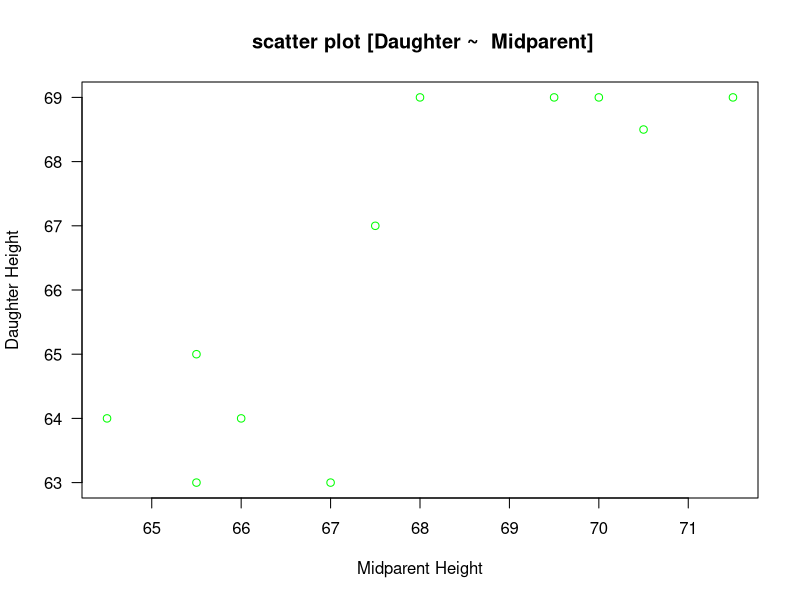
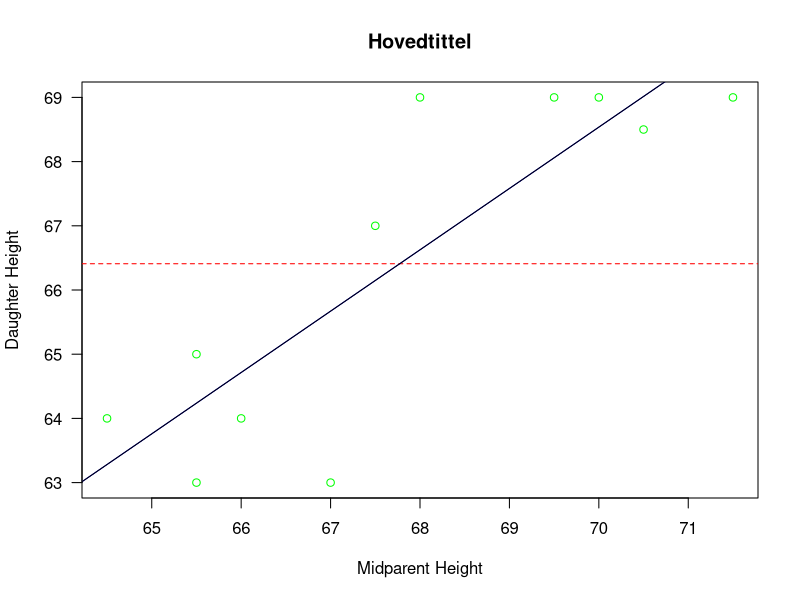
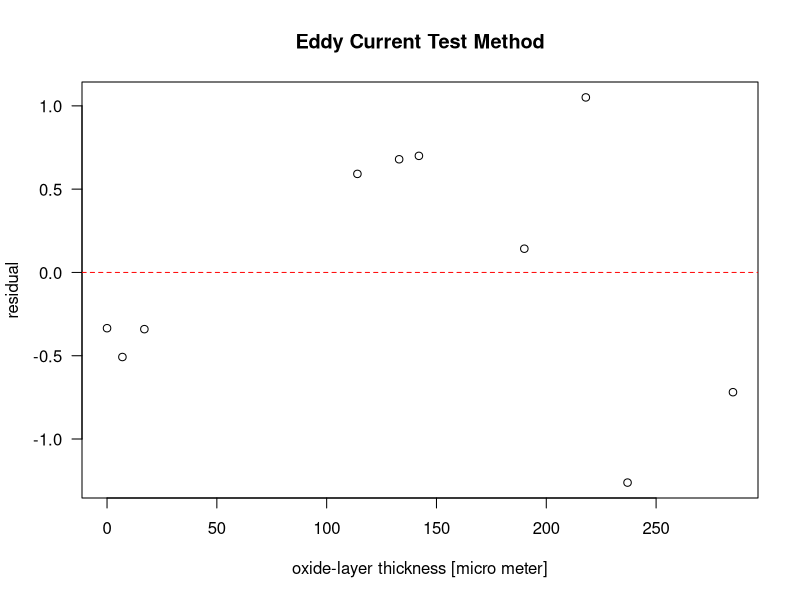
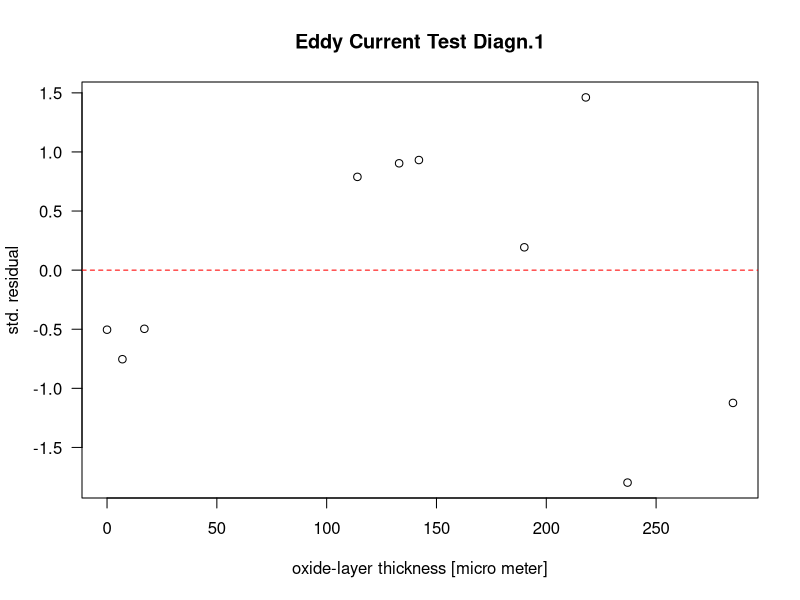
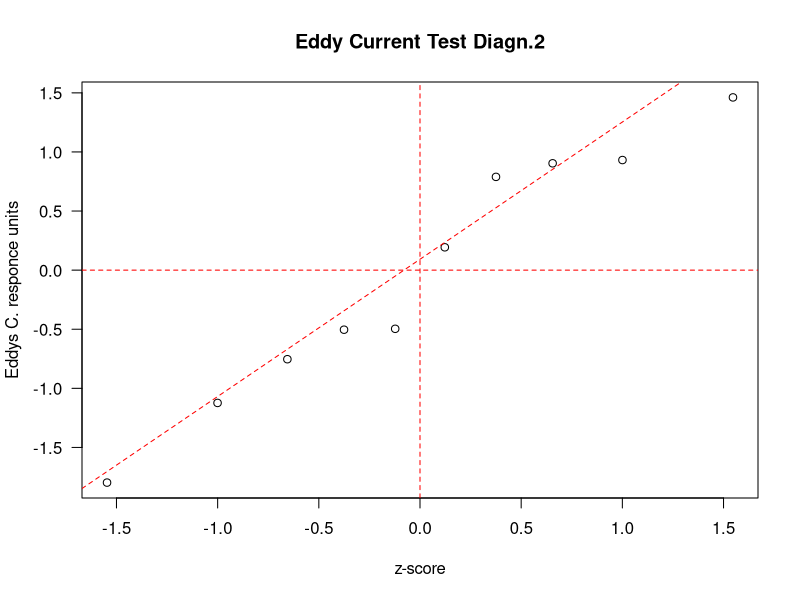

These charts were generated, in order, by the following R code:
## ---- chunk 1
knitr::opts_chunk$set(echo = TRUE)
## ---- chunk 2

Midparent <- c(66.0, 65.5, 71.5, 68.0, 70.0, 65.5, 67.0, 70.5, 69.5, 64.5, 67.5)
Daughter <- c(64.0, 63.0, 69.0, 69.0, 69.0, 65.0, 63.0, 68.5, 69.0, 64.0, 67.0)


## Scatterplot
plot(x = Midparent, y = Daughter, type = "p", las = 1,
main = " scatter plot [Daughter ~  Midparent]", xlab = "Midparent Height", ylab = "Daughter Height", col = "green")


## ---- chunk 3
 
## Gjennomsnitts høyde for døttre
mean_daughter <- mean(Daughter)

## Generer linjær regresjons model av vektorene Daughter~Midparent
lm_daughters_explained_by_midparent <- lm(formula = Daughter~Midparent)


print(summary(lm_daughters_explained_by_midparent))
names(lm_daughters_explained_by_midparent)


# Beregning av koefisienter til regresjonslinjen
a <- lm_daughters_explained_by_midparent$coefficients[2]
b <- lm_daughters_explained_by_midparent$coefficients[1]

# Det direkte måte å trekke ut koeefisientene a og b på 
coef(lm_daughters_explained_by_midparent) 

# Funksjon for regresjonslinjen
regresjonslinje <- function(x){a*x+ b}


## Plott for å sammenligne målinger med modell og gjennomsnitt
plot(x = Midparent, y = Daughter, type = "p", las = 1,
main = "Hovedtittel", xlab = "Midparent Height", ylab = "Daughter Height", col = "green")
abline(h = mean_daughter, col = "red", lty =2)
abline(lm_daughters_explained_by_midparent, col = "blue") 

# lagt over ser vi at regresjonslinje(x) korrelerer en til en med lm_daughters_explained
x = 64:72
y = regresjonslinje(x)
lines(x, y)


# Beregnet høyde for midparent = 70
inn_verdi_70 <- 70
verdi_70 <-regresjonslinje(inn_verdi_70)
print(verdi_70)

# Beregnet høyde for midparent = 74
inn_verdi_74 <- 74
verdi_2 <-regresjonslinje(inn_verdi_74)
print(verdi_2)

# Beregnet høyde for midparent = 5
inn_verdi_5 <- 5
verdi_3 <-regresjonslinje(inn_verdi_5)
print(verdi_3)
## ---- chunk 4
## Utregning av SSE, SST og r.squared kan gjøres direkte ved å hente ut
## residualene og bruke formlene på side 631, 633 og 634.
residualer <- residuals(lm_daughters_explained_by_midparent)
SSE <- sum(residualer^2)
SST <- sum((Daughter - mean(Daughter))^2)
r.squared <- 1 - SSE/SST

cat("rsq =  ",r.squared, "   SST =  ", SST, "   SSE =  ",SSE)

## Alternativt kan dere finne SSE ved å se på resultatet fra `anova` og
## dere kan finne r.squared ved å se på resultatet fra `summary`.
summary <- summary(object = lm_daughters_explained_by_midparent)
anova <- anova(object = lm_daughters_explained_by_midparent)
## ---- chunk 5
x <- c(0, 7, 17, 114, 133, 142, 190, 218, 237, 285)
y <- c(20.3, 19.8, 19.5, 15.9, 15.1, 14.7, 11.9, 11.5, 8.3, 6.6)

lin_mod_y_vs_x <- lm(formula = y ~ x)

residuals <- lin_mod_y_vs_x$residuals


## Et mer direkte alternativ få å hente ut residualene er:
residuals(lin_mod_y_vs_x)

## Lag et plott som viser '.x' versus '.residuals'
main <- "Eddy Current Test Method"
xlab <- "oxide-layer thickness [micro meter]"
ylab <- "residual"
plot(x = x, y = residuals, type = "p", , las = 1,
main = main, xlab = xlab, ylab = ylab)


#Den horisontale skillelinjen
abline(h = 0, col = "red", lty = 2)


## ---- chunk 6
## Bruk 'rstandard' til å regne ut de standardiserte residualene.
standard_res <- rstandard(model = lin_mod_y_vs_x)
## Lag et plott som viser '.x' versus '.standard_res'
main <- "Eddy Current Test Diagn.1"
xlab <- "oxide-layer thickness [micro meter]"
ylab <- "std. residual"
plot(x = x, y = standard_res, type = "p", , las = 1,
main = main, xlab = xlab, ylab = ylab)
abline(h = 0, col = "red", lty = 2)

## Lag et normal-sannsynsplott for de standardiserte residualene.
main <- "Eddy Current Test Diagn.2"
xlab <- "z-score"
ylab <- "Eddys C. responce units"
qqnorm(standard_res, las = 1,
main = main,
xlab = xlab,
ylab = ylab)
abline(h = 0, v = 0, col = "red", lty = 2)
## Legg til linje gjennom første og tredje kvartil.
qqline(standard_res, col = "red", lty = 2)


## ---- chunk 7

observasjoner <- c(30.6, 30.1, 15.6, 26.7, 27.1, 25.4, 35.0, 30.8,
31.9, 53.2, 12.5, 23.2, 8.8, 24.9, 30.2)


## Definer mu som skal brukes i testen, og regn ut test-observatoren:
mu0 <- 30
centered <- observasjoner - mu0
signed_ranks <- sign(centered) * rank(abs(centered))
s_pluss <- sum(signed_ranks[signed_ranks > 0])

## Finn den kritiske verdien 'c1' for dette tilfellet.
## (Formelen under gjennskaper tabell A.12 på side 809.)
level <- 0.1
c1 <- 1 + qsignrank(p = level, n = length(observasjoner), lower.tail = FALSE)

n = 15

c2 <- ((n*(n+1))/2)-c1


cat(" c1 = ", c1, "    c2 = ", c2, "    s_pluss =", s_pluss)

## ---- chunk 8
## Vektorene er deffinert ved
Unexposed <- c( 8, 11, 12, 14, 20, 43, 111)
Exposed <- c(35, 56, 83, 92, 128, 150, 176, 208)

## Registrer lengdene
m <- min(length(Unexposed), length(Exposed)) # vi velger m minst
n <- max(length(Unexposed), length(Exposed)) # og n størst slik at vi tilfredstiller m =< n

x <- Unexposed
y <- Exposed

Delta <- 0.25 

w <- sum(rank(c(x - Delta, y))[1:m])
## Kritisk verdi: Her hentet fra tabell A.13, side 810.

c1 <- 71

c2 <- m*(m+n+1) - c1

cat("w = ", w, "     c1 = ", c1,"     c2 = ", c2)
